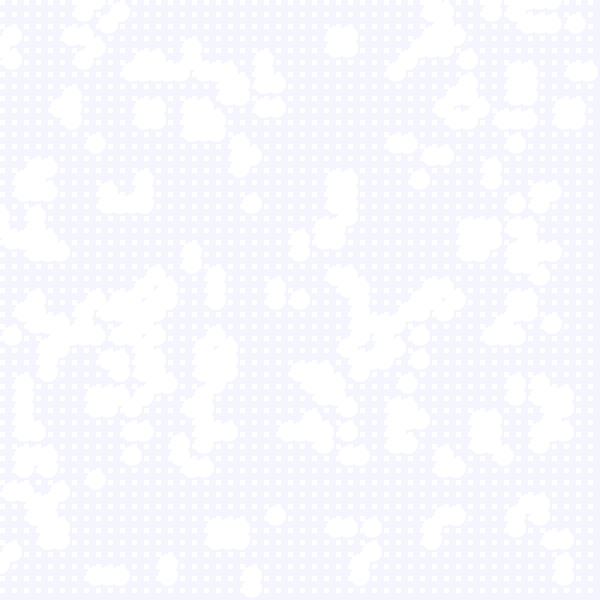
Frame 1 (no input)
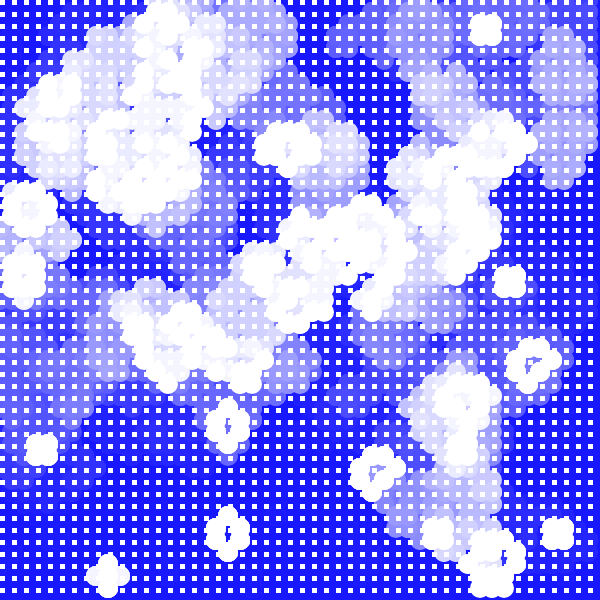
Frame 60 (no input)
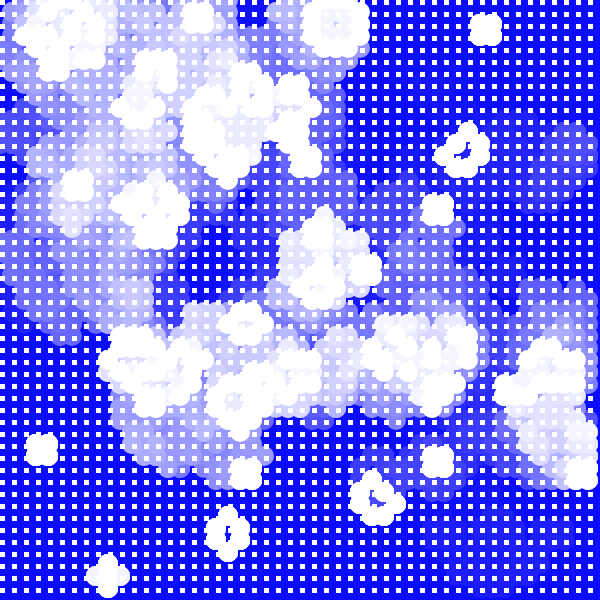
Frame 120 (the mouse pressed at the canvas centre since frame 60)

The p5.js sketch that drew these frames (run headless with seeded random() and noise() and a simulated clock; from frame 60 on, the mouse is pressed at the canvas centre):

// p5.js sketch
// ── sketch.js
// CONWAY'S GAME OF LIFE
// http://en.wikipedia.org/wiki/Conway's_Game_of_Life
//
// this p5 sketch implements John Conway's Game of Life simulation
// as an image-processing system... it looks at pixels in an image
// and treats them as cells in a version of Conway's simulation.
//
// your tasks:
// (1) make this thing look more interesting... 
// hint: you don't have to display the image directly to the screen.
// another hint: you can draw other things (text, shapes, etc.) instead of the cells.
// (2) the RULES in the draw() loop determine how the simulation decides to keep a pixel
// alive or generate a new one from a dead pixel.  this rule set is sometimes referred to as
// B3/S23 (a pixel is "Born" with 3 neighbors and "Stays Alive" with 2 or 3 neighbors.
// tweak these rules and see if you can find other interesting (or self-sustaining) systems.
//

var threshold = 128;
var howwide = 50;
var howtall = 50;
var img = new Array(2); // this is gonna store two images
var whichimage = 0;

function setup() {
  createCanvas(600, 600);
  img[0] = createImage(howwide, howtall);
  img[1] = createImage(howwide, howtall);
  noSmooth(); // don't smooth anything
  randomize();
}

function draw() {
  background(0, 0, 255, 10);
  img[whichimage].loadPixels(); // load pixels into memory
  img[1-whichimage].loadPixels(); // load pixels into memory
  for (var i = 0; i < howwide; i++) {
    for (var j = 0; j < howtall; j++) {
      // read pixels from source image...
      // everything is b&w, so the red (array index 0) channel is fine:
      var p0 = img[whichimage].get(i-1, j-1)[0]>threshold; // upper left
      var p1 = img[whichimage].get(i, j-1)[0]>threshold; // upper mid
      var p2 = img[whichimage].get(i+1, j-1)[0]>threshold; // upper right
      var p3 = img[whichimage].get(i-1, j)[0]>threshold; // left
      var p4 = img[whichimage].get(i, j)[0]>threshold; // center pixel
      var p5 = img[whichimage].get(i+1, j)[0]>threshold; // right
      var p6 = img[whichimage].get(i-1, j+1)[0]>threshold; // lower left
      var p7 = img[whichimage].get(i, j+1)[0]>threshold; // lower mid
      var p8 = img[whichimage].get(i+1, j+1)[0]>threshold; // lower right
      var neighbors = p0+p1+p2+p3+p5+p6+p7+p8; // how many neighbors are alive?
      var result;
      
      // THESE ARE THE RULES FOR THE SIMULATION - 
      // by default, an alive cell stays alive if it has 2 or 3 live neighbors.
      // a dead cell becomes alive if it has three live neighbors.
      if(p4==1) // center pixel is alive
      {
        // if two or three live neighbors, keep alive; otherwise die.
        if(neighbors==2 || neighbors==3) result = 1; else result = 0;
      }
      else // center pixel is DEAD
      {
        // if exactly three live neighbors, become alive; otherwise stay dead.
        if(neighbors==3) result = 1; else result = 0;
      }
     // write pixels into destination image, scaled to 0 or 255:
      img[1-whichimage].set(i, j, color(result*255), color(result*255)); 
    
    if (result == 1) {
      noStroke();
      ellipse(i/howwide*width, j/howtall*height, 20, 20);
    }
    else{
      noStroke();
      rect(i/howwide*width, j/howtall*height, 5, 5);
    }
  }
  }
  img[1-whichimage].updatePixels(); // update pixels on destination

  whichimage = 1-whichimage; // flip source and destination
  //image(img[whichimage], 0, 0, width, height); // draw the new source
}

function mouseClicked()
{
  fillatmouse();
}

function mouseDragged()
{
  fillatmouse();
}

function keyReleased() // blow out the image with new stuff
{
  randomize();
}

// this completely recreates the simulation with binary noise (cells are on or off)
function randomize()
{
  var randthresh = 8; // 80% of pixels will be dead.
  img[whichimage].loadPixels(); // load pixels into memory
  img[1-whichimage].loadPixels(); // load pixels into memory
  for (var i = 0; i < img[whichimage].width; i++) {
    for (var j = 0; j < img[whichimage].height; j++) {
      var r = random(10)>randthresh; // true or false?
      var thecolor = color(r*255);
      img[whichimage].set(i, j, thecolor, thecolor);
      img[1-whichimage].set(i, j, thecolor, thecolor);
    }
  }
  img[whichimage].updatePixels(); // update pixels
  img[1-whichimage].updatePixels(); // update pixels

}

// set a pixel at the mouse position to ON
function fillatmouse()
{
  img[whichimage].loadPixels();
  var thex = floor(mouseX/(width/howwide));
  var they = floor(mouseY/(height/howtall));
  img[whichimage].set(thex, they, color(255));
  img[whichimage].updatePixels();
}
